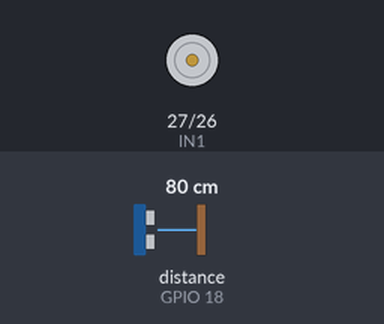
Recording of a sketch running on a simulated ESP32. On the bench: motor-driver pin pairs drawn as motors (green arrow = first pin HIGH = forward, orange = second pin HIGH = backward, longer = more drive, scaled by the enable pin). Wiring (inferred from the names in the program): ultrasonic range finder: trigger GPIO 5; echo GPIO 18. The inputs (shaded band) are chosen by the test bench; at power-on: distance to the obstacle (sensor on GPIO 18) 80 cm. The echo pulse lasts 58.3 µs per cm; what the sketch prints to the serial monitor is not drawn.

Above: at 1.2 s.
1.3 s: distance to the obstacle (sensor on GPIO 18) set to 9 cm
2.8 s: distance to the obstacle (sensor on GPIO 18) set to 6 cm
At 3.5 s:
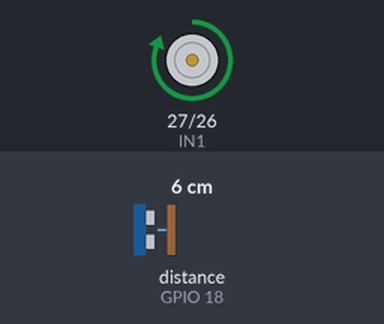
4.3 s: distance to the obstacle (sensor on GPIO 18) set to 18 cm
At 5.5 s:
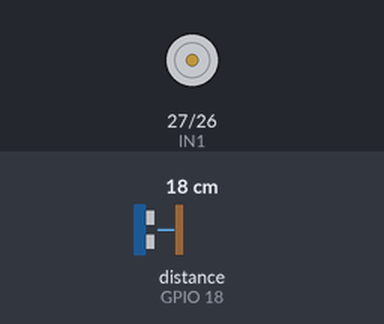
5.8 s: distance to the obstacle (sensor on GPIO 18) set to 2 cm
At 6.7 s:
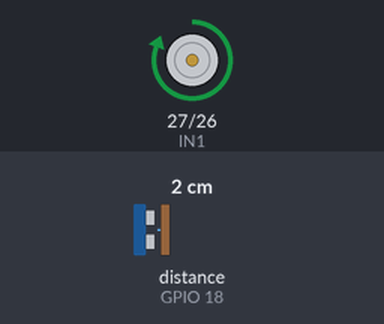
Timing chart, 0 to 8.3 s (numbered marks = the images above; inputs shaded):
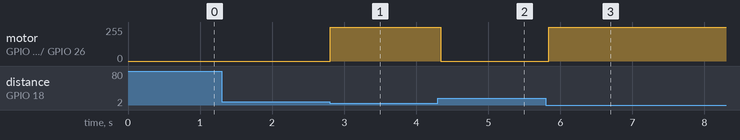

Measured:
- the behaviour switches between 8 and 7 cm on distance to the obstacle (sensor on GPIO 18) (found by bisection; images 0 and 1)
- after the input at 1.3 s, every drawn part: stays the same
- after the input at 2.8 s, motor on GPIO 27 (IN1) / GPIO 26 (IN2): stopped → forward 255/255 at once
- after the input at 4.3 s, motor on GPIO 27 (IN1) / GPIO 26 (IN2): forward 255/255 → stopped at once
- after the input at 5.8 s, motor on GPIO 27 (IN1) / GPIO 26 (IN2): stopped → forward 255/255 at once

The sketch:

SustenaMine.ino
```cpp
#include <WiFi.h>
#include <WebServer.h>

// --- Motor Pins ---
const int ENA = 14;
const int IN1 = 27;
const int IN2 = 26;

// --- Ultrasonic Pins ---
const int trigPin = 5;
const int echoPin = 18;

// --- WiFi Credentials ---
const char* ssid = "ESP32_Water";
const char* password = "12345678";

WebServer server(80);

// Variable to track motor state for the web dashboard
bool isMotorOn = false;

// Function to calculate distance
float getDistance() {
  long duration;
  float distance;

  digitalWrite(trigPin, LOW);
  delayMicroseconds(2);

  digitalWrite(trigPin, HIGH);
  delayMicroseconds(10);
  digitalWrite(trigPin, LOW);

  duration = pulseIn(echoPin, HIGH);
  distance = duration * 0.0343 / 2;

  return distance;
}

// HTML page generator
String getHTML(float distance, bool motorState) {
  String html = "<!DOCTYPE html><html>";
  html += "<head>";
  html += "<meta http-equiv='refresh' content='2'>";  // Refreshes page every 2 seconds
  html += "<style>";
  html += "body{font-family:Arial;text-align:center;background:#f2f2f2;}";
  html += ".card{background:white;padding:20px;margin:50px auto;width:300px;border-radius:10px;box-shadow:0 0 10px #aaa;}";
  // Adds green text if ON, red text if OFF
  String statusColor = motorState ? "green" : "red";
  html += "</style></head>";

  html += "<body>";
  html += "<div class='card'>";
  html += "<h1>System Dashboard</h1>";
  html += "<h2>Distance: " + String(distance) + " cm</h2>";
  html += "<h2>Motor: <span style='color:" + statusColor + "'>" + (motorState ? "ON" : "OFF") + "</span></h2>";
  html += "</div>";
  html += "</body></html>";

  return html;
}

// Handle webpage request
void handleRoot() {
  float distance = getDistance();
  server.send(200, "text/html", getHTML(distance, isMotorOn));
}

void setup() {
  Serial.begin(115200);  // Standard ESP32 baud rate

  // --- Setup Motor ---
  pinMode(ENA, OUTPUT);
  pinMode(IN1, OUTPUT);
  pinMode(IN2, OUTPUT);

  // Ensure motor is off when it first boots up
  digitalWrite(ENA, LOW);
  digitalWrite(IN1, LOW);
  digitalWrite(IN2, LOW);

  // --- Setup Ultrasonic Sensor ---
  pinMode(trigPin, OUTPUT);
  pinMode(echoPin, INPUT);

  // --- Start WiFi Access Point ---
  WiFi.softAP(ssid, password);
  server.on("/", handleRoot);
  server.begin();

  Serial.println("WiFi started");
  Serial.println("Connect to ESP32_Water and go to 192.168.4.1");
}

void loop() {
  // 1. Keep the web server listening for connections
  server.handleClient();

  // 2. Read the current distance
  float currentDistance = getDistance();

  // 3. Motor Control Logic
  // We check if distance > 0 to prevent the motor from triggering if the sensor bugs out and reads 0.0
  if (currentDistance > 0 && currentDistance <= 8.0) {

    // Spin Forward Full Speed
    digitalWrite(IN1, HIGH);
    digitalWrite(IN2, LOW);
    digitalWrite(ENA, HIGH);
    isMotorOn = true;

  } else {

    // Stop Motor
    digitalWrite(ENA, LOW);
    digitalWrite(IN1, LOW);
    digitalWrite(IN2, LOW);
    isMotorOn = false;
  }

  // A tiny delay to keep the ESP32 from crashing due to checking the sensor too rapidly
  delay(50);
}
```
